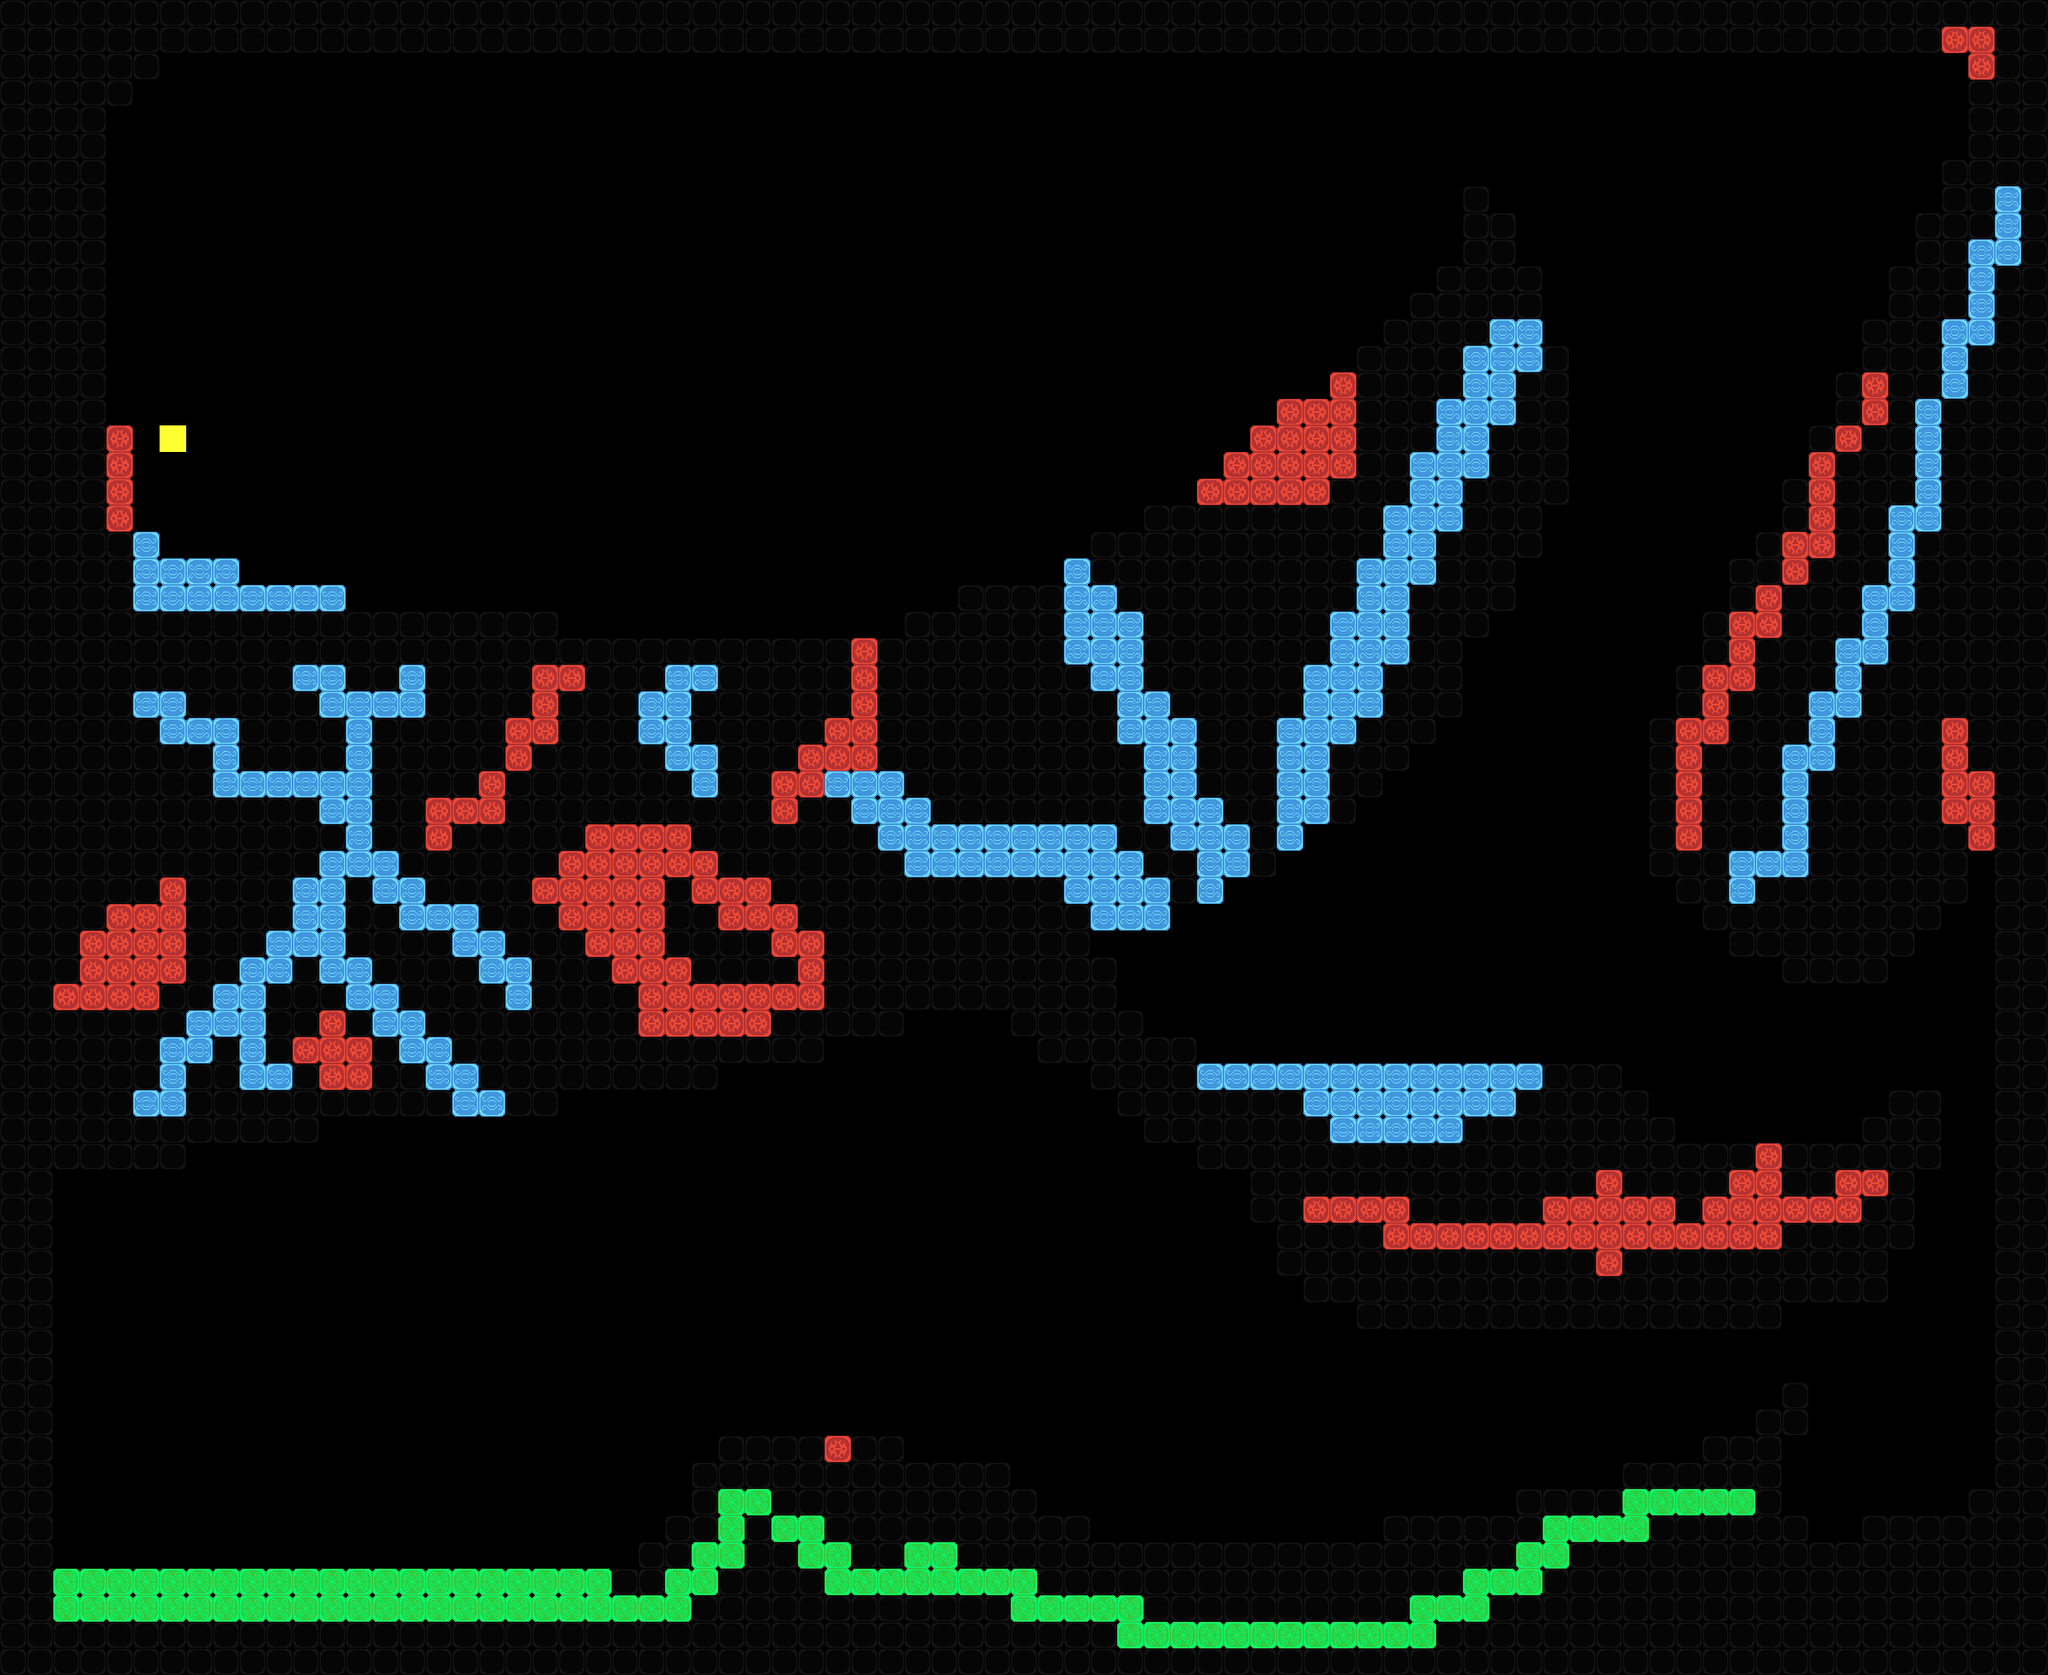

The image is a tile-based game level rendered from a .tmx file. Its description and source (layers, tilesets, objects; grid data summarised) follow:
An orthogonal 77x63 tile map with 32x32 px tiles, 1 tile layer (map), 1 hidden layer not drawn.

<map version="1.0" orientation="orthogonal" renderorder="right-down" width="77" height="63" tilewidth="32" tileheight="32">
 <tileset firstgid="1" name="basic blocks" tilewidth="32" tileheight="32">
  <image source="../Sprites/tileSet.png" width="224" height="32" />
 </tileset>
 <layer name="background" width="77" height="63" visible="0">
  <data>[4851 cells, 4851 non-empty, 1 distinct tile ids]</data>
 </layer>
 <layer name="map" width="77" height="63">
  <data>[4851 cells, 2372 non-empty, 5 distinct tile ids]</data>
 </layer>
</map>